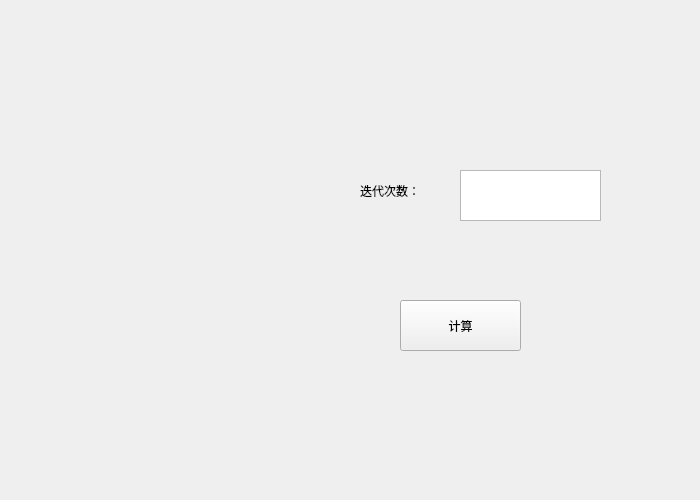
<?xml version="1.0" encoding="UTF-8"?>
<ui version="4.0">
 <class>E1t3</class>
 <widget class="QWidget" name="E1t3">
  <property name="geometry">
   <rect>
    <x>0</x>
    <y>0</y>
    <width>700</width>
    <height>500</height>
   </rect>
  </property>
  <property name="windowTitle">
   <string>Form</string>
  </property>
  <widget class="matWidget" name="widget" native="true">
   <property name="geometry">
    <rect>
     <x>60</x>
     <y>120</y>
     <width>251</width>
     <height>121</height>
    </rect>
   </property>
  </widget>
  <widget class="QLabel" name="label">
   <property name="geometry">
    <rect>
     <x>360</x>
     <y>160</y>
     <width>81</width>
     <height>61</height>
    </rect>
   </property>
   <property name="text">
    <string>迭代次数：</string>
   </property>
  </widget>
  <widget class="QPlainTextEdit" name="plainTextEdit">
   <property name="geometry">
    <rect>
     <x>460</x>
     <y>170</y>
     <width>141</width>
     <height>51</height>
    </rect>
   </property>
  </widget>
  <widget class="QPushButton" name="pushButton">
   <property name="geometry">
    <rect>
     <x>400</x>
     <y>300</y>
     <width>121</width>
     <height>51</height>
    </rect>
   </property>
   <property name="text">
    <string>计算</string>
   </property>
  </widget>
 </widget>
 <customwidgets>
  <customwidget>
   <class>matWidget</class>
   <extends>QWidget</extends>
   <header>matwidget.h</header>
   <container>1</container>
  </customwidget>
 </customwidgets>
 <resources/>
 <connections/>
</ui>
